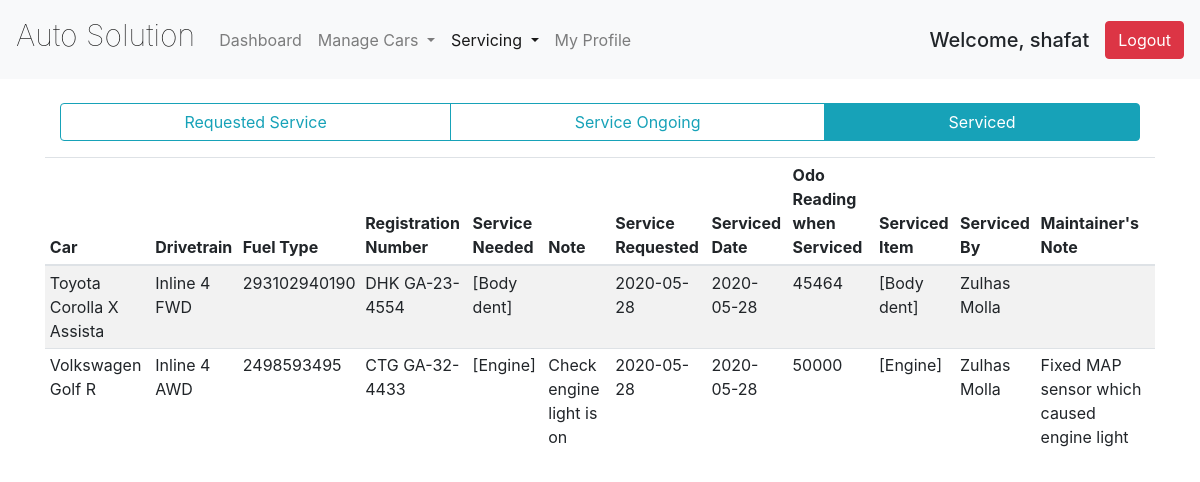
The page /views/user_service_complete.php (signed in) on the database its author committed.
### tables this page shows
CREATE TABLE `service_request` (
  `service_request_id` int(12) NOT NULL,
  `car_id` int(12) NOT NULL,
  `user_id` int(12) NOT NULL,
  `name` varchar(50) NOT NULL,
  `username` varchar(50) NOT NULL,
  `street` varchar(100) NOT NULL,
  `city` varchar(50) NOT NULL,
  `zip` int(12) NOT NULL,
  `phone` varchar(50) NOT NULL,
  `email` varchar(50) NOT NULL,
  `car_detail` varchar(50) NOT NULL,
  `body_type` varchar(50) NOT NULL,
  `year` int(4) NOT NULL,
  `color` varchar(50) NOT NULL,
  `drivetrain` varchar(50) NOT NULL,
  `engine_type` varchar(50) NOT NULL,
  `fuel_type` varchar(50) NOT NULL,
  `engine_no` varchar(50) NOT NULL,
  `registration_no` varchar(50) NOT NULL,
  `vin_no` varchar(50) DEFAULT NULL,
  `service_needed` varchar(150) DEFAULT NULL,
  `message` varchar(500) DEFAULT NULL,
  `last_serviced_item` varchar(50) DEFAULT NULL,
  `request_service_date` date NOT NULL DEFAULT current_timestamp(),
  `last_serviced_date` date DEFAULT NULL,
  `last_serviced_odo` int(10) DEFAULT NULL,
  `mechanic_message` varchar(100) DEFAULT NULL,
  `serviced_by` varchar(50) DEFAULT NULL,
  `employee_username` varchar(50) DEFAULT NULL,
  `servicing_stage` int(4) DEFAULT 0
);

### controllers/service_request_controller.php (called while the page is built, shortened)
<?php
require_once "../models/database_crud.php";
  function getServiced()
  {
    $username = $_SESSION['username'];
    $query="SELECT * FROM service_request WHERE  username = '$username' AND servicing_stage = 2";
    $service_request=get($query);
    return $service_request;
  }
?>

### models/database_crud.php (called while the page is built, shortened)
<?php
	 $serverName="localhost";
	 $userName="root";
	 $password="";
	 $dbName="auto_solution";
	function get($query)
	{
        $data=array();
		global $serverName,$userName,$password,$dbName;
		$conn = mysqli_connect( $serverName, $userName, $password, $dbName);
        $result=mysqli_query($conn,$query);
        if(mysqli_num_rows($result) > 0)
        {
            while($row = mysqli_fetch_assoc($result))
            {
                $entity=array();
                foreach($row as $k=>$v)
                {
                    $entity[$k] = $row[$k];
                }
                $data[] = $entity;
            }
        }
		return $data;
	}
?>

### views/user_service_complete.php (the view, shortened to what this page needs)
<?php
require_once ("../controllers/service_request_controller.php");
$serviceds = getServiced();
 ?>
<!DOCTYPE html>
<html lang="en">
<head>
  <link rel="stylesheet" href="../css/bootstrap.css">
  <link rel="stylesheet" href="styles/mystyle.css">
</head>
<body>
  <header>
    <div class="mynav">
      <nav class="navbar navbar-expand-lg navbar-light bg-light">
      <a class="navbar-brand mb-2" href="user_dashboard.php">Auto Solution</a>
      <div class="collapse navbar-collapse" id="navbarSupportedContent">
        <ul class="navbar-nav mr-auto">
          <li class="nav-item">
            <a class="nav-link" href="user_dashboard.php">Dashboard<span class="sr-only">(current)</span></a>
          </li>
					<li class="nav-item dropdown">
            <a class="nav-link dropdown-toggle" href="#" id="navbarDropdown" role="button" data-toggle="dropdown" aria-haspopup="true" aria-expanded="false">
              Manage Cars
            </a>
          </li>
          <li class="nav-item dropdown active">
            <a class="nav-link dropdown-toggle" href="#" id="navbarDropdown" role="button" data-toggle="dropdown" aria-haspopup="true" aria-expanded="false">
              Servicing
            </a>
          </li>
          <li class="nav-item">
            <a class="nav-link" href="user_profile.php">My Profile</a>
          </li>
        </ul>
      <h5 class="my-sm-2 mr-lg-2">Welcome, <?php echo $_SESSION['username'];?></h5>
      <a class="btn btn-danger my-sm-2 ml-lg-2 "href="../controllers/logout.php">Logout</a>
     </div>
	 </nav><br>
	 <div class="container">
	 <div class = "btn-group col-md-12 " style="align-center;">
	 <a class="btn btn-outline-info" href="user_service_status.php">Requested Service</a>
	 <a class="btn btn-outline-info" href="user_service_ongoing.php">Service Ongoing</a>
	 <a class="btn btn-outline-info active" href="user_service_complete.php">Serviced</a>
	 		</div>
	   </div>
	</div>
<div class="container">
<div class="table-responsive">
<table class="table  table-hover table-striped table-sm  my-3" id="service_request_data">
    <thead>
      <tr>
        <th>Car</th>
				<th>Drivetrain</th>
				<th>Fuel Type</th>
				<th>Registration Number</th>
				<th>Service Needed</th>
				<th>Note</th>
				<th>Service Requested</th>
				<th>Serviced Date</th>
				<th>Odo Reading when Serviced</th>
        <th>Serviced Item</th>
        <th>Serviced By</th>
        <th>Maintainer's Note</th>
      </tr>
    </thead>
		<tbody>
		<?php
				foreach($serviceds as $serviced)
				{
					echo "<tr>";
						echo "<td>".$serviced["car_detail"]."</td>";
						echo "<td>".$serviced["engine_type"]." ".$serviced["drivetrain"]."</td>";
						echo "<td>".$serviced["engine_no"]."</td>";
						echo "<td>".$serviced["registration_no"]."</td>";
						echo "<td>".$serviced["service_needed"]."</td>";
						echo "<td>".$serviced["message"]."</td>";
						echo "<td>".$serviced["request_service_date"]."</td>";
						echo "<td>".$serviced["last_serviced_date"]."</td>";
						echo "<td>".$serviced["last_serviced_odo"]."</td>";
            echo "<td>".$serviced["last_serviced_item"]."</td>";
            echo "<td>".$serviced["serviced_by"]."</td>";
            echo "<td>".$serviced["mechanic_message"]."</td>";
					echo "</tr>";
				}
			?>
			</tbody>
</table>
</div>
</div>
</body>
</html>

### views/styles/mystyle.css (style rules this page uses)
.navbar .navbar-brand { font-weight: lighter; font-size: 0.8cm; }

### rows shown on the page
service_request: car_detail "Toyota Corolla X Assista", engine_type "Inline 4", drivetrain "FWD", engine_no "293102940190", registration_no "DHK GA-23-4554", service_needed "[Body dent]", request_service_date "2020-05-28", last_serviced_date "2020-05-28", last_serviced_odo "45464", last_serviced_item "[Body dent]", serviced_by "Zulhas Molla"
service_request: car_detail "Volkswagen Golf R", engine_type "Inline 4", drivetrain "AWD", engine_no "2498593495", registration_no "CTG GA-32-4433", service_needed "[Engine]", message "Check engine light is on", request_service_date "2020-05-28", last_serviced_date "2020-05-28", last_serviced_odo "50000", last_serviced_item "[Engine]", serviced_by "Zulhas Molla", mechanic_message "Fixed MAP sensor which caused engine light"

### other values the page prints
$_SESSION['username'] "shafat"
